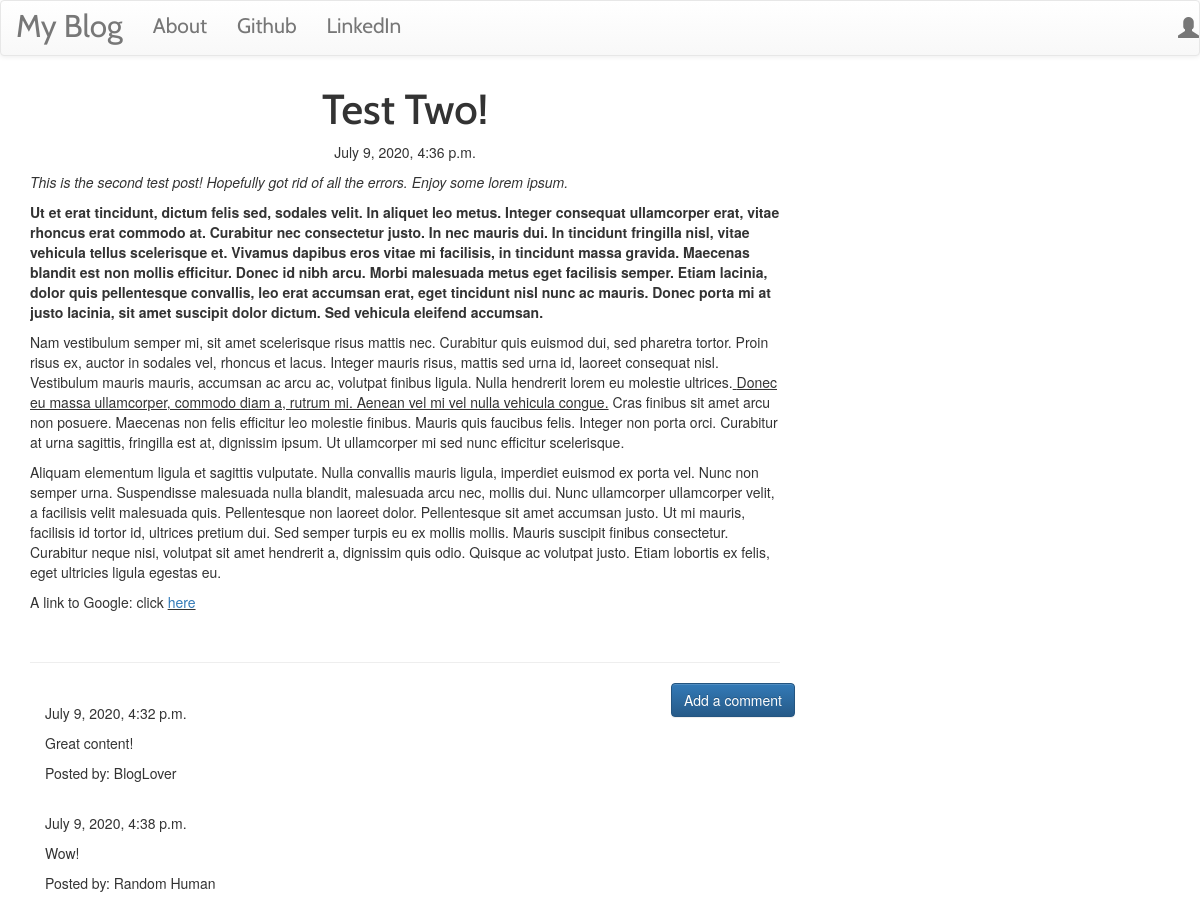
Screenshot of /post/3 with the database file from the repository.
### blog/models.py (models this page shows, shortened)
class Post(models.Model):
    author = models.ForeignKey('auth.User',on_delete=models.CASCADE)
    title = models.CharField(max_length=200)
    text = models.TextField()
    created_date = models.DateTimeField(default=timezone.now)
    published_date = models.DateTimeField(blank=True,null=True)

class Comment(models.Model):
    post = models.ForeignKey('blog.Post',related_name='comments',on_delete=models.CASCADE)
    author = models.CharField(max_length=200)
    text = models.TextField()
    created_date = models.DateTimeField(default=timezone.now)
    approved_comment = models.BooleanField(default=False)

### blog/views.py (the view)
# urls.py: url(r'^post/(?P<pk>\d+)$',views.PostDetailView.as_view(),name='post_detail'),
class PostDetailView(DetailView):
    model = Post

### blog/templates/blog/post_detail.html (shortened to what this page needs)
{% extends "blog/base.html" %}
{% block content %}
  <h1 class="posttitle loader">{{post.title}}</h1>
  {% if post.published_date %}
    <div class="date postdate">
      {{ post.published_date }}
    </div>
  {% else %}
    <a class="btn btn-default" href="{% url 'post_publish' pk=post.pk %}">Publish</a>
  {% endif %}
  <p class='postcontent'>{{ post.text|safe|linebreaksbr }}</p>
  <hr>
  <a class="btn btn-primary btn-comment" href="{% url 'add_comment_to_post' pk=post.pk %}">Add a comment</a>
  <div class="container">
    {% for comment in post.comments.all %}
    <br>
    {% if user.is_authenticated or comment.approved_comment %}
      {{comment.created_date}}
        <p>{{comment.text|safe|linebreaksbr}}</p>
        <p>Posted by: {{comment.author}}</p>
    {% endif %}
    {% empty %}
    <p>No Comments</p>
    {% endfor %}
  </div>
{% endblock %}

### blog/templates/blog/base.html (shortened to what this page needs)
<!DOCTYPE html>
{% load static %}
<html lang="en" dir="ltr">
  <head>
    <link rel="stylesheet" href="https://maxcdn.bootstrapcdn.com/bootstrap/3.3.7/css/bootstrap.min.css">
    <link rel="stylesheet" href="https://maxcdn.bootstrapcdn.com/bootstrap/3.3.7/css/bootstrap-theme.min.css">
    <link rel="stylesheet" href="//cdn.jsdelivr.net/npm/medium-editor@latest/dist/css/medium-editor.min.css" type="text/css" media="screen" charset="utf-8">
    <link rel="stylesheet" href="{% static 'css/blog.css' %}">
  </head>
  <body>
    <nav class="navbar navbar-default techfont custom-navbar">
      <div class="navbar-header">
      <a class="navbar-brand bigbrand" href="{% url 'post_list' %}">My Blog</a>
      </div>
        <div class="collapse navbar-collapse" id="main-nav">
          <ul class="nav navbar-nav">
            <li> <a href="{% url 'about' %}">About</a> </li>
            <li> <a href="https://www.github.com">Github</a> </li>
            <li> <a href="https://www.linkedin.com">LinkedIn</a> </li>
          </ul>
          <ul class='nav navbar-nav navbar-right'>
            {% if user.is_authenticated %}
            <li> <a href="{% url 'post_new' %}">New Post</a> </li>
            <li> <a href="{% url 'post_draft_list' %}">Drafts</a> </li>
            <li> <a href="{% url 'logout' %}">Logout</a> </li>
            <li> <a>Welcome: {{user.username}} </a> </li>
            {% else %}
            <li> <a class='nav navbar-right' href="{% url 'login' %}"> <span class='glyphicon glyphicon-user'></span> </a> </li>
            {% endif %}
          </ul>
        </div>
    </nav>
    <div class="content container">
      <div class="row">
        <div class="col-md-8">
          <div class="blog_posts">
            {% block content %}
            {% endblock %}
          </div>
        </div>
      </div>
    </div>
  </body>
</html>

### blog/static/css/blog.css (style rules this page uses)
.techfont { font-family: 'Cabin',sans-serif; font-size: 1.5em; margin-bottom: 10px; }
.bigbrand { font-size: 1.5em; }
.loader { filter:hue-rotate(0deg); color:linear-gradient(45deg,#0f8,#08f); animation:hue 10000ms infinite linear; }
.postdate { text-align: center; }
.posttitle { font-size: 3em; font-family: 'Cabin',sans-serif; text-align: center; }
.postcontent { font-family: 'Lato'; font-size: 1.5em; }
.btn-comment { position: absolute; right: 0px }

### rows the page displays
Post: title "Test Two!", published_date "July 9, 2020, 4:36 p.m.", text "This is the second test post! Hopefully got rid of all the errors. Enjoy some lorem ipsum. Ut et erat tincidunt, dictum felis sed, sodales velit. In aliquet leo metus. Integer consequat ullamcorper erat, vitae rhoncus erat commodo at. Curabitur nec consectetur justo. In nec mauris dui. In tincidunt fringilla nisl, vitae vehicula tellus scelerisque et. Vivamus dapibus eros vitae mi facilisis, in tincidunt massa gravida. Maecenas blandit est non mollis efficitur. Donec id nibh arcu. Morbi malesuada metus eget facilisis semper. Etiam lacinia, dolor quis pellentesque convallis, leo erat accumsan erat, eget tincidunt nisl nunc ac mauris. Donec porta mi at justo lacinia, sit amet suscipit dolor…"
Comment: created_date "July 9, 2020, 4:32 p.m.", text "Great content!", author "BlogLover"
Comment: created_date "July 9, 2020, 4:38 p.m.", text "Wow!", author "Random Human"
